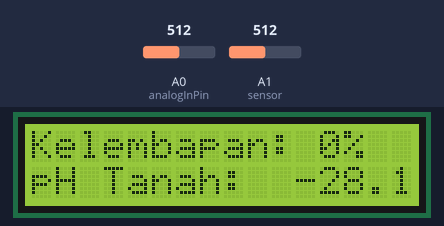
Bench run of a sketch on a simulated Arduino Uno, built with avr-gcc and run on an emulated ATmega328P. On the bench: 16×2 character LCD. Inputs (shaded band) come from the test bench; at power-on: A0 (analogInPin) = 512, A1 (sensor) = 512. What the sketch prints to the serial monitor is not drawn.

Above: at 1.2 s.
1.3 s: A0 (analogInPin) set to 413
At 5.5 s:
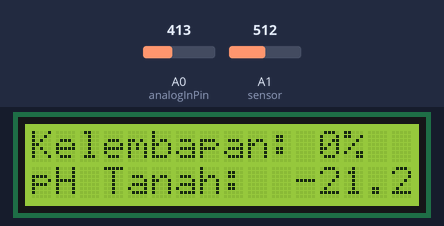
6.3 s: A0 (analogInPin) set to 392
At 10.8 s:
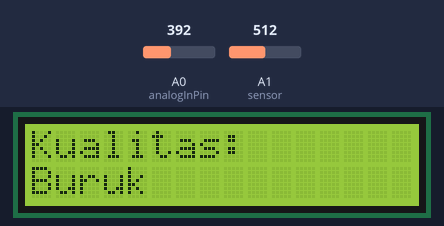
15.7 s: A1 (sensor) set to 716
At 17.6 s:
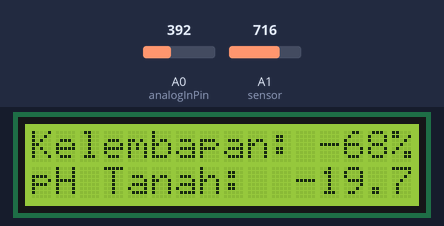
20.7 s: A1 (sensor) set to 306
At 25.6 s:
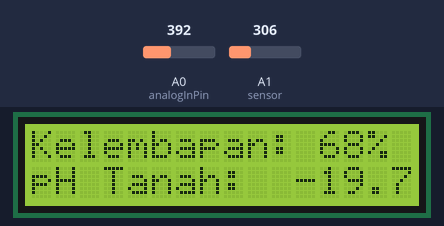
27.9 s: A0 (analogInPin) set to 0
At 31.1 s:
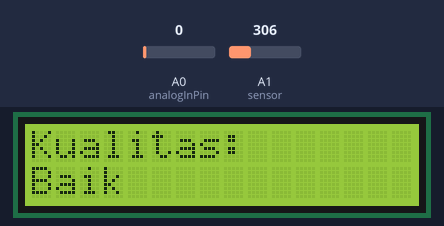
37.3 s: A1 (sensor) set to 122
At 41.1 s:
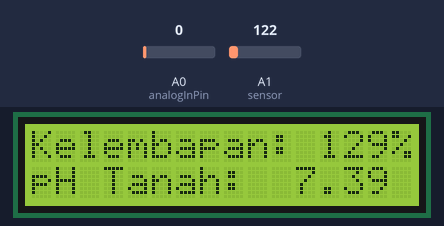
Timing chart, 0 to 42.6 s (numbered marks = the images above; inputs shaded):
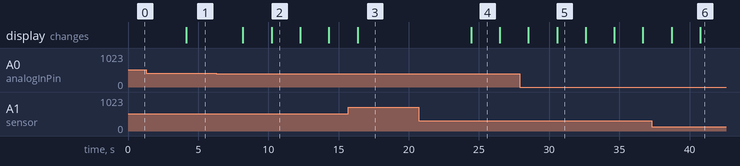

Measured:
- the behaviour switches between 404 and 403 on A0 (analogInPin) (found by bisection; images 1 and 2)
- after the input at 1.3 s, the display: changes after 2.8 s (image 1)
- after the input at 6.3 s, the display: first changes after 1.9 s (image 2 shows a later state)
- after the input at 15.7 s, the display: changes after 0.66 s (image 3)
- after the input at 20.7 s, the display: changes after 3.7 s (image 4)
- after the input at 27.9 s, the display: first changes after 0.63 s (image 5 shows a later state)
- after the input at 37.3 s, the display: first differs from a run without the input after 3.5 s (image 6)

The sketch:

SourceCode.ino
```cpp
#include <math.h>
#include <LiquidCrystal_I2C.h>
LiquidCrystal_I2C lcd (0x3F, 16, 2);
#define analogInPin A0  //sambungkan kabel hitam (output) ke pin A0
#define sensor A1
#define wet 210
#define dry 510
int sensorValue = 0;        //ADC value from sensor
float inputPh = 0.0;        //pH value after conversion

void display_freeram() {
  Serial.print(F("- SRAM Digunakan: "));
  Serial.println(2048 - freeRam());
}

int freeRam() {
  extern int __heap_start,*__brkval;
  int v;
  return (int)&v - (__brkval == 0
  ? (int)&__heap_start : (int) __brkval);
}

float standarDeviasi(float latih[], float mean){
  float dev = 0;
  int panjangArray = 10;
  for(int i = 0; i< panjangArray; i++){
    dev += pow(latih[i]-mean,2);
  }
  dev /= panjangArray -1;
  return sqrt(dev);
}
float klasifikasiGausian(float inputan, float mean, float deviasi) {
  float hasil = 1 / (deviasi * sqrt(2 * PI));
  float hasil1 = sq(inputan - mean);
  hasil1 = (hasil1 / (2 * sq(deviasi))) * -1;
  hasil1 = pow(exp(1), hasil1);
  hasil = hasil * hasil1;
  return hasil*100;
}

float klasifikasi(float nilai1, float nilai2, float peluang){
  float hasil = nilai1*nilai2*peluang;
  return hasil;
}

const size_t jmlh = 30;
int jmlhBaikPh = 0;
int jmlhSedangPh = 0;
int jmlhBurukPh = 0;
int jmlhBaikKelembapan = 0;
int jmlhSedangKelembapan = 0;
int jmlhBurukKelembapan = 0;
float banyakBaik= 0;
float banyakSedang= 0;
float banyakBuruk= 0;
float latihBaikPh[10];
float latihSedangPh[10];
float latihBurukPh[10];
float latihBaikKelembapan[10];
float latihSedangKelembapan[10];
float latihBurukKelembapan[10];
float latih[jmlh][3] ={
  {80, 6, 0},
  {61, 7, 0},
  {65, 7, 0},
  {74, 7, 0},
  {70, 7, 0},
  {67, 7, 0},
  {77, 6, 0},
  {73, 7, 0},
  {69, 6, 0},
  {69, 7, 0},
  {65, 6, 1},
  {82, 7, 1},
  {75, 8, 1},
  {68, 5, 1},
  {78, 5, 1},
  {63, 6, 1},
  {53, 6, 1},
  {66, 6, 1},
  {65, 5, 1},
  {53, 5, 1},
  {64, 4, 2},
  {45, 6, 2},
  {70, 4, 2},
  {65, 4, 2},
  {47, 6, 2},
  {44, 8, 2},
  {80, 3, 2},
  {83, 4, 2},
  {40, 8, 2},
  {48, 7, 2}
};


void setup() {
  lcd.init();
  lcd.backlight();
  Serial.begin(9600);
  int indexArrayBaik = 0;
  int indexArraySedang = 0;
  int indexArrayBuruk = 0;
    for(int i=0; i<jmlh; i++){
      if(latih[i][2] == 0){
        banyakBaik += 1;
        jmlhBaikPh = jmlhBaikPh + latih[i][1];
        jmlhBaikKelembapan = jmlhBaikKelembapan + latih[i][0];
        latihBaikPh[indexArrayBaik] = latih[i][1];
        latihBaikKelembapan[indexArrayBaik] = latih[i][0];
        indexArrayBaik++;
      }else if(latih[i][2] == 1){
        banyakSedang += 1;
        jmlhSedangPh = jmlhSedangPh + latih[i][1];
        jmlhSedangKelembapan = jmlhSedangKelembapan + latih[i][0];
        latihSedangPh[indexArraySedang] = latih[i][1];
        latihSedangKelembapan[indexArraySedang] = latih[i][0];
        indexArraySedang++;
      }else if(latih[i][2] == 2){
        banyakBuruk += 1;
        jmlhBurukPh = jmlhBurukPh + latih[i][1];
        jmlhBurukKelembapan = jmlhBurukKelembapan + latih[i][0];
        latihBurukPh[indexArrayBuruk] = latih[i][1];
        latihBurukKelembapan[indexArrayBuruk] = latih[i][0];
        indexArrayBuruk++;
      }
    }
}

void loop(){
  lcd.clear();
  unsigned long startTimeTraining = millis();

  // read the analog in value:
  sensorValue = analogRead(analogInPin);
  inputPh = (-0.0693*sensorValue)+7.3855;

  //sensor kelembapan
  int value = analogRead(sensor);
  int inputKelembapan = map(value, wet, dry, 100, 0);

  //mencari peluang dari setiap kelas
  float peluangBaik = banyakBaik/jmlh;
  float peluangSedang = banyakSedang/jmlh;
  float peluangBuruk = banyakBuruk/jmlh;

  //mencari Mean
  float meanBaikPh = jmlhBaikPh/banyakBaik;
  float meanBaikKelembapan = jmlhBaikKelembapan/banyakBaik;
  float meanSedangPh = jmlhSedangPh/banyakSedang;
  float meanSedangKelembapan = jmlhSedangKelembapan/banyakSedang;
  float meanBurukPh = jmlhBurukPh/banyakBuruk;
  float meanBurukKelembapan = jmlhBurukKelembapan/banyakBuruk;

  //mencari standar deviasi
  float stdDevBaikPh = standarDeviasi(latihBaikPh, meanBaikPh);
  float stdDevSedangPh = standarDeviasi(latihSedangPh, meanSedangPh);
  float stdDevBurukPh = standarDeviasi(latihBurukPh, meanBurukPh);
  float stdDevBaikKelembapan = standarDeviasi(latihBaikKelembapan, meanBaikKelembapan);
  float stdDevSedangKelembapan = standarDeviasi(latihSedangKelembapan, meanSedangKelembapan);
  float stdDevBurukKelembapan = standarDeviasi(latihBurukKelembapan, meanBurukKelembapan);
  unsigned long endTimeTraining = millis();

  unsigned long startTimeKlasifikasi = millis();
  //memanggil rumus gausian
  double kelasPhBaik = klasifikasiGausian(inputPh, meanBaikPh, stdDevBaikPh);
  double kelasPhSedang = klasifikasiGausian(inputPh, meanSedangPh, stdDevSedangPh);
  double kelasPhBuruk = klasifikasiGausian(inputPh, meanBurukPh, stdDevBurukPh);
  double kelasKelembapanBaik = klasifikasiGausian(inputKelembapan, meanBaikKelembapan, stdDevBaikKelembapan);
  double kelasKelembapanSedang = klasifikasiGausian(inputKelembapan, meanSedangKelembapan, stdDevSedangKelembapan);
  double kelasKelembapanBuruk = klasifikasiGausian(inputKelembapan, meanBurukKelembapan, stdDevBurukKelembapan);

  //klasifikasi
  double kelasBaik = klasifikasi(kelasPhBaik, kelasKelembapanBaik, peluangBaik);
  double kelasSedang = klasifikasi(kelasPhSedang, kelasKelembapanSedang, peluangSedang);
  double kelasBuruk = klasifikasi(kelasPhBuruk, kelasKelembapanBuruk, peluangBuruk);
  unsigned long endTimeKlasifikasi = millis();

  lcd.setCursor(0, 0);
  lcd.print("Kelembapan: ");
  lcd.setCursor(12, 0);
  lcd.print(inputKelembapan);
  lcd.print("%");
  lcd.print(" ");
  lcd.setCursor(0, 1);
  lcd.print("pH Tanah: ");
  lcd.setCursor(11, 1);
  lcd.print(inputPh);

  delay(2000);

  if(kelasBaik > kelasSedang && kelasBaik > kelasBuruk){
    lcd.clear();
    lcd.setCursor(0, 0);
    lcd.print("Kualitas: ");
    lcd.setCursor(0, 1);
    display_freeram();
    lcd.print("Baik");
    lcd.setCursor(0, 1);
    // lcd.print("Waktu : ");
    // lcd.setCursor(9, 1);
    // lcd.print(waktuKomputasiKlasifikasi);
    // lcd.setCursor(11, 1);
    // lcd.print("ms");
    // Serial.println("Baik");
  }else if(kelasBaik < kelasSedang && kelasSedang > kelasBuruk){
    lcd.clear();
    lcd.setCursor(0, 0);
    lcd.print("Kualitas: ");
    lcd.setCursor(0, 1);
    display_freeram();
    lcd.print("Sedang");
    lcd.setCursor(0, 1);
    // lcd.print("Waktu : ");
    // lcd.setCursor(9, 1);
    // lcd.print(waktuKomputasiKlasifikasi);
    // lcd.setCursor(11, 1);
    // lcd.print("ms");
    // Serial.println("Sedang");
  }else if(kelasBuruk > kelasBaik && kelasSedang < kelasBuruk){
    lcd.clear();
    lcd.setCursor(0, 0);
    lcd.print("Kualitas: ");
    lcd.setCursor(0, 1);
    lcd.print("Buruk");
    display_freeram();
    lcd.setCursor(0, 1);
    // lcd.print("Waktu : ");
    // lcd.setCursor(9, 1);
    // lcd.print(waktuKomputasiKlasifikasi);
    // lcd.setCursor(11, 1);
    // lcd.print("ms");
    // Serial.println("Buruk");
  };
  unsigned long waktuKomputasiTraining = endTimeTraining - startTimeTraining;
  unsigned long waktuKomputasiKlasifikasi = endTimeKlasifikasi - startTimeKlasifikasi;
  // Serial.println(inputPh);
  Serial.print("Waktu Komputasi Training : ");
  Serial.println(waktuKomputasiTraining);
  Serial.print("Waktu Komputasi Klasifikasi : ");
  Serial.println(waktuKomputasiKlasifikasi);

  delay(2000);
}
```
